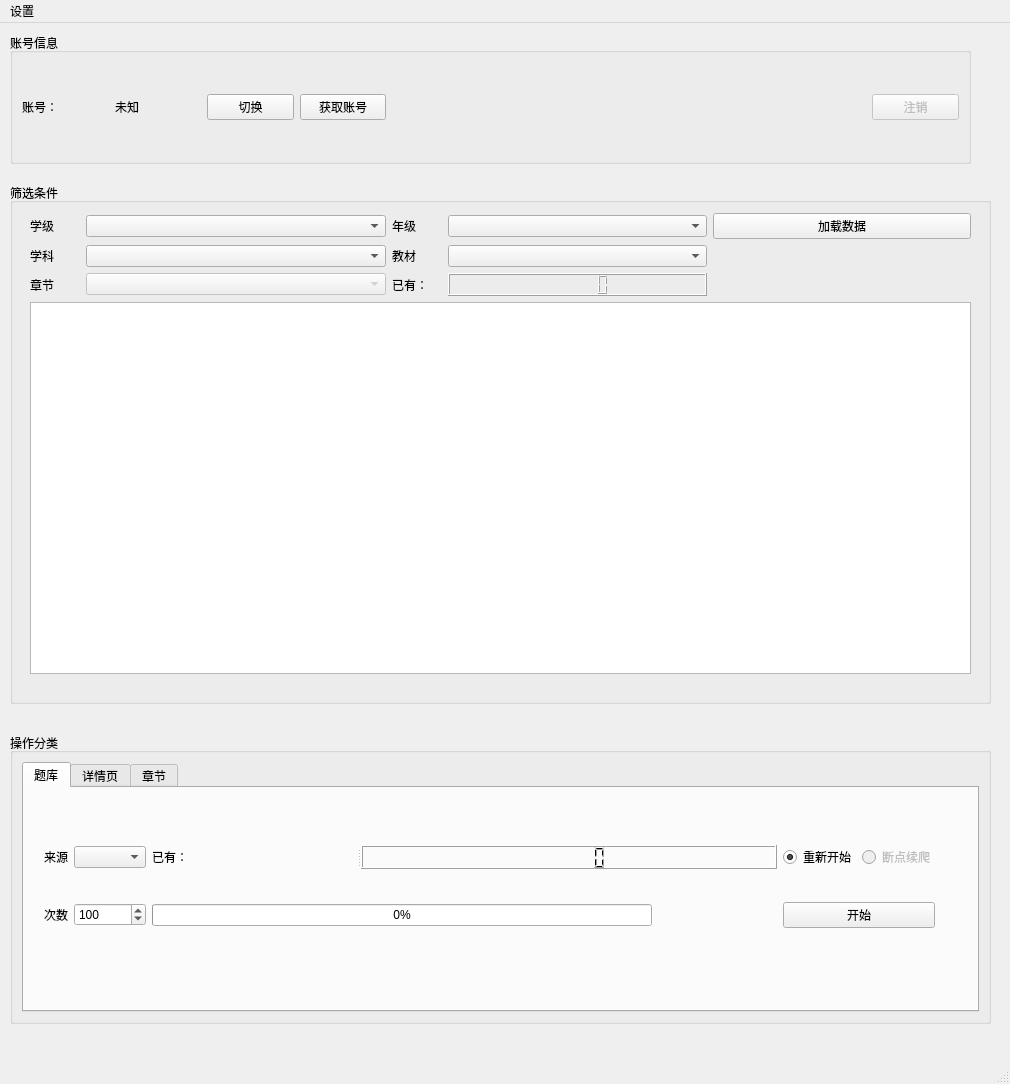
<?xml version="1.0" encoding="UTF-8"?>
<ui version="4.0">
 <class>MainWindow</class>
 <widget class="QMainWindow" name="MainWindow">
  <property name="geometry">
   <rect>
    <x>0</x>
    <y>0</y>
    <width>1010</width>
    <height>1084</height>
   </rect>
  </property>
  <property name="windowTitle">
   <string>MainWindow</string>
  </property>
  <widget class="QWidget" name="centralwidget">
   <widget class="QGroupBox" name="groupBox">
    <property name="geometry">
     <rect>
      <x>10</x>
      <y>10</y>
      <width>961</width>
      <height>131</height>
     </rect>
    </property>
    <property name="title">
     <string>账号信息</string>
    </property>
    <layout class="QHBoxLayout" name="horizontalLayout_7">
     <item>
      <layout class="QHBoxLayout" name="horizontalLayout">
       <item>
        <widget class="QLabel" name="label_account">
         <property name="text">
          <string>账号：</string>
         </property>
        </widget>
       </item>
       <item>
        <widget class="QLabel" name="label_account_content">
         <property name="text">
          <string>未知</string>
         </property>
        </widget>
       </item>
       <item>
        <widget class="QPushButton" name="pushButton_change">
         <property name="text">
          <string>切换</string>
         </property>
        </widget>
       </item>
       <item>
        <widget class="QPushButton" name="pushButton_getAccount">
         <property name="text">
          <string>获取账号</string>
         </property>
        </widget>
       </item>
       <item>
        <spacer name="horizontalSpacer">
         <property name="orientation">
          <enum>Qt::Horizontal</enum>
         </property>
         <property name="sizeType">
          <enum>QSizePolicy::Fixed</enum>
         </property>
         <property name="sizeHint" stdset="0">
          <size>
           <width>480</width>
           <height>20</height>
          </size>
         </property>
        </spacer>
       </item>
       <item>
        <widget class="QPushButton" name="pushButton_logout">
         <property name="enabled">
          <bool>false</bool>
         </property>
         <property name="text">
          <string>注销</string>
         </property>
        </widget>
       </item>
      </layout>
     </item>
    </layout>
   </widget>
   <widget class="QGroupBox" name="groupBox_3">
    <property name="geometry">
     <rect>
      <x>10</x>
      <y>160</y>
      <width>981</width>
      <height>521</height>
     </rect>
    </property>
    <property name="title">
     <string>筛选条件</string>
    </property>
    <widget class="QWidget" name="layoutWidget">
     <property name="geometry">
      <rect>
       <x>20</x>
       <y>30</y>
       <width>941</width>
       <height>461</height>
      </rect>
     </property>
     <layout class="QVBoxLayout" name="verticalLayout">
      <item>
       <layout class="QGridLayout" name="gridLayout">
        <item row="0" column="0">
         <widget class="QLabel" name="label_10">
          <property name="maximumSize">
           <size>
            <width>50</width>
            <height>16777215</height>
           </size>
          </property>
          <property name="text">
           <string>学级</string>
          </property>
         </widget>
        </item>
        <item row="2" column="2">
         <widget class="QLabel" name="label_3">
          <property name="text">
           <string>已有：</string>
          </property>
         </widget>
        </item>
        <item row="1" column="0">
         <widget class="QLabel" name="label_11">
          <property name="text">
           <string>学科</string>
          </property>
         </widget>
        </item>
        <item row="0" column="3">
         <widget class="QComboBox" name="comboBox_grade">
          <property name="maximumSize">
           <size>
            <width>1000</width>
            <height>16777215</height>
           </size>
          </property>
         </widget>
        </item>
        <item row="1" column="3">
         <widget class="QComboBox" name="comboBox_teaching">
          <property name="maximumSize">
           <size>
            <width>1000</width>
            <height>16777215</height>
           </size>
          </property>
         </widget>
        </item>
        <item row="1" column="1">
         <widget class="QComboBox" name="comboBox_subject">
          <property name="maximumSize">
           <size>
            <width>1000</width>
            <height>16777215</height>
           </size>
          </property>
         </widget>
        </item>
        <item row="1" column="2">
         <widget class="QLabel" name="label_20">
          <property name="text">
           <string>教材</string>
          </property>
         </widget>
        </item>
        <item row="0" column="4">
         <widget class="QPushButton" name="pushButton_loaddata">
          <property name="text">
           <string>加载数据</string>
          </property>
         </widget>
        </item>
        <item row="2" column="0">
         <widget class="QLabel" name="label_18">
          <property name="text">
           <string>章节</string>
          </property>
         </widget>
        </item>
        <item row="0" column="2">
         <widget class="QLabel" name="label_12">
          <property name="maximumSize">
           <size>
            <width>50</width>
            <height>16777215</height>
           </size>
          </property>
          <property name="text">
           <string>年级</string>
          </property>
         </widget>
        </item>
        <item row="0" column="1">
         <widget class="QComboBox" name="comboBox_level">
          <property name="minimumSize">
           <size>
            <width>300</width>
            <height>0</height>
           </size>
          </property>
          <property name="maximumSize">
           <size>
            <width>1000</width>
            <height>16777215</height>
           </size>
          </property>
         </widget>
        </item>
        <item row="2" column="1">
         <widget class="QComboBox" name="comboBox_chapter">
          <property name="enabled">
           <bool>false</bool>
          </property>
          <property name="maximumSize">
           <size>
            <width>1000</width>
            <height>16777215</height>
           </size>
          </property>
          <property name="editable">
           <bool>false</bool>
          </property>
         </widget>
        </item>
        <item row="2" column="3">
         <widget class="QLCDNumber" name="lcdNumber_chapter">
          <property name="digitCount">
           <number>6</number>
          </property>
         </widget>
        </item>
       </layout>
      </item>
      <item>
       <widget class="QTreeWidget" name="treeWidget_chapter">
        <property name="headerHidden">
         <bool>true</bool>
        </property>
        <property name="columnCount">
         <number>1</number>
        </property>
        <attribute name="headerVisible">
         <bool>false</bool>
        </attribute>
        <column>
         <property name="text">
          <string notr="true">1</string>
         </property>
        </column>
       </widget>
      </item>
     </layout>
    </widget>
   </widget>
   <widget class="QGroupBox" name="groupBox_2">
    <property name="geometry">
     <rect>
      <x>10</x>
      <y>710</y>
      <width>981</width>
      <height>291</height>
     </rect>
    </property>
    <property name="title">
     <string>操作分类</string>
    </property>
    <layout class="QGridLayout" name="gridLayout_3">
     <item row="1" column="0">
      <widget class="QTabWidget" name="tabWidget">
       <property name="currentIndex">
        <number>0</number>
       </property>
       <widget class="QWidget" name="tab">
        <attribute name="title">
         <string>题库</string>
        </attribute>
        <widget class="QWidget" name="layoutWidget">
         <property name="geometry">
          <rect>
           <x>20</x>
           <y>30</y>
           <width>891</width>
           <height>139</height>
          </rect>
         </property>
         <layout class="QGridLayout" name="gridLayout_2">
          <item row="0" column="3">
           <layout class="QHBoxLayout" name="horizontalLayout_5">
            <item>
             <widget class="QRadioButton" name="radioButton_restart">
              <property name="focusPolicy">
               <enum>Qt::StrongFocus</enum>
              </property>
              <property name="contextMenuPolicy">
               <enum>Qt::DefaultContextMenu</enum>
              </property>
              <property name="layoutDirection">
               <enum>Qt::LeftToRight</enum>
              </property>
              <property name="autoFillBackground">
               <bool>false</bool>
              </property>
              <property name="text">
               <string>重新开始</string>
              </property>
              <property name="checkable">
               <bool>true</bool>
              </property>
              <property name="checked">
               <bool>true</bool>
              </property>
              <property name="autoRepeat">
               <bool>false</bool>
              </property>
             </widget>
            </item>
            <item>
             <widget class="QRadioButton" name="radioButton_continue">
              <property name="enabled">
               <bool>false</bool>
              </property>
              <property name="text">
               <string>断点续爬</string>
              </property>
              <property name="checkable">
               <bool>false</bool>
              </property>
              <property name="checked">
               <bool>false</bool>
              </property>
             </widget>
            </item>
           </layout>
          </item>
          <item row="1" column="0">
           <widget class="QLabel" name="label_19">
            <property name="text">
             <string>次数</string>
            </property>
           </widget>
          </item>
          <item row="1" column="1">
           <widget class="QSpinBox" name="spinBox_crawlMaximum">
            <property name="maximumSize">
             <size>
              <width>1000</width>
              <height>16777215</height>
             </size>
            </property>
            <property name="minimum">
             <number>1</number>
            </property>
            <property name="maximum">
             <number>5000</number>
            </property>
            <property name="value">
             <number>100</number>
            </property>
           </widget>
          </item>
          <item row="1" column="2">
           <widget class="QProgressBar" name="progressBar_crawler">
            <property name="maximumSize">
             <size>
              <width>500</width>
              <height>16777215</height>
             </size>
            </property>
            <property name="value">
             <number>0</number>
            </property>
           </widget>
          </item>
          <item row="0" column="0">
           <widget class="QLabel" name="label_from">
            <property name="text">
             <string>来源</string>
            </property>
           </widget>
          </item>
          <item row="0" column="1">
           <widget class="QComboBox" name="comboBox_from">
            <property name="maximumSize">
             <size>
              <width>1000</width>
              <height>16777215</height>
             </size>
            </property>
           </widget>
          </item>
          <item row="1" column="3">
           <widget class="QPushButton" name="pushButton_start">
            <property name="text">
             <string>开始</string>
            </property>
           </widget>
          </item>
          <item row="0" column="2">
           <widget class="QSplitter" name="splitter">
            <property name="orientation">
             <enum>Qt::Horizontal</enum>
            </property>
            <widget class="QLabel" name="label_5">
             <property name="text">
              <string>已有：</string>
             </property>
            </widget>
            <widget class="QLCDNumber" name="lcdNumber_from">
             <property name="digitCount">
              <number>6</number>
             </property>
            </widget>
           </widget>
          </item>
         </layout>
        </widget>
       </widget>
       <widget class="QWidget" name="tab_3">
        <attribute name="title">
         <string>详情页</string>
        </attribute>
        <widget class="QWidget" name="layoutWidget">
         <property name="geometry">
          <rect>
           <x>10</x>
           <y>60</y>
           <width>891</width>
           <height>53</height>
          </rect>
         </property>
         <layout class="QHBoxLayout" name="horizontalLayout_4">
          <item>
           <widget class="QLabel" name="label_2">
            <property name="text">
             <string>数量：</string>
            </property>
           </widget>
          </item>
          <item>
           <widget class="QSpinBox" name="spinBox_details">
            <property name="maximum">
             <number>1000</number>
            </property>
            <property name="value">
             <number>100</number>
            </property>
           </widget>
          </item>
          <item>
           <widget class="QLabel" name="label_4">
            <property name="text">
             <string>进度：</string>
            </property>
           </widget>
          </item>
          <item>
           <widget class="QProgressBar" name="progressBar_details">
            <property name="value">
             <number>0</number>
            </property>
           </widget>
          </item>
          <item>
           <widget class="QPushButton" name="pushButton_start_details">
            <property name="enabled">
             <bool>true</bool>
            </property>
            <property name="text">
             <string>开始</string>
            </property>
            <property name="checkable">
             <bool>false</bool>
            </property>
            <property name="autoDefault">
             <bool>false</bool>
            </property>
           </widget>
          </item>
         </layout>
        </widget>
       </widget>
       <widget class="QWidget" name="tab_2">
        <attribute name="title">
         <string>章节</string>
        </attribute>
        <widget class="QWidget" name="layoutWidget">
         <property name="geometry">
          <rect>
           <x>40</x>
           <y>30</y>
           <width>861</width>
           <height>101</height>
          </rect>
         </property>
         <layout class="QGridLayout" name="gridLayout_5">
          <item row="0" column="0">
           <widget class="QProgressBar" name="progressBar_crawler_chapter">
            <property name="maximumSize">
             <size>
              <width>500</width>
              <height>16777215</height>
             </size>
            </property>
            <property name="value">
             <number>0</number>
            </property>
           </widget>
          </item>
          <item row="0" column="1">
           <widget class="QPushButton" name="pushButton_start_chapter">
            <property name="text">
             <string>开始</string>
            </property>
           </widget>
          </item>
         </layout>
        </widget>
       </widget>
      </widget>
     </item>
    </layout>
   </widget>
  </widget>
  <widget class="QMenuBar" name="menubar">
   <property name="geometry">
    <rect>
     <x>0</x>
     <y>0</y>
     <width>1010</width>
     <height>41</height>
    </rect>
   </property>
   <widget class="QMenu" name="menu">
    <property name="title">
     <string>设置</string>
    </property>
    <addaction name="actionDB"/>
    <addaction name="actionUpgrade"/>
   </widget>
   <addaction name="menu"/>
  </widget>
  <widget class="QStatusBar" name="statusbar">
   <property name="enabled">
    <bool>true</bool>
   </property>
   <property name="accessibleName">
    <string/>
   </property>
  </widget>
  <action name="actionDB">
   <property name="text">
    <string>数据库</string>
   </property>
  </action>
  <action name="actionUpgrade">
   <property name="enabled">
    <bool>false</bool>
   </property>
   <property name="text">
    <string>检查更新</string>
   </property>
  </action>
 </widget>
 <tabstops>
  <tabstop>pushButton_change</tabstop>
  <tabstop>pushButton_getAccount</tabstop>
  <tabstop>pushButton_logout</tabstop>
  <tabstop>comboBox_level</tabstop>
  <tabstop>spinBox_crawlMaximum</tabstop>
  <tabstop>pushButton_start</tabstop>
 </tabstops>
 <resources/>
 <connections/>
</ui>
